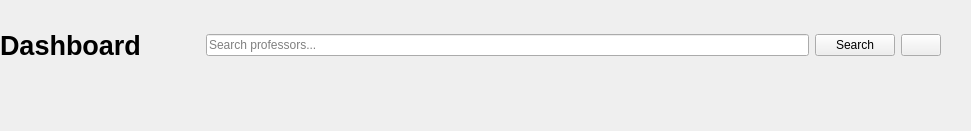
      <widget class="QWidget" name="widget_header" native="true">
       <property name="geometry">
        <rect>
         <x>0</x>
         <y>0</y>
         <width>971</width>
         <height>131</height>
        </rect>
       </property>
       <widget class="QWidget" name="layoutWidget">
        <property name="geometry">
         <rect>
          <x>0</x>
          <y>0</y>
          <width>941</width>
          <height>90</height>
         </rect>
        </property>
        <layout class="QHBoxLayout" name="horizontalLayout_7">
         <item>
          <widget class="QLabel" name="lbl_page_title">
           <property name="minimumSize">
            <size>
             <width>200</width>
             <height>0</height>
            </size>
           </property>
           <property name="font">
            <font>
             <pointsize>20</pointsize>
             <bold>true</bold>
            </font>
           </property>
           <property name="text">
            <string>Dashboard</string>
           </property>
           <property name="alignment">
            <set>Qt::AlignmentFlag::AlignVCenter</set>
           </property>
          </widget>
         </item>
         <item>
          <widget class="QLineEdit" name="lineEdit">
           <property name="placeholderText">
            <string>Search professors...</string>
           </property>
          </widget>
         </item>
         <item>
          <widget class="QPushButton" name="btn_search_professor">
           <property name="styleSheet">
            <string notr="true"/>
           </property>
           <property name="text">
            <string>Search</string>
           </property>
          </widget>
         </item>
         <item>
          <widget class="QPushButton" name="btn_notification">
           <property name="text">
            <string/>
           </property>
           <property name="icon">
            <iconset resource="resources.qrc">
             <normaloff>:/images/images/notif_no.png</normaloff>:/images/images/notif_no.png</iconset>
           </property>
           <property name="iconSize">
            <size>
             <width>80</width>
             <height>80</height>
            </size>
           </property>
          </widget>
         </item>
        </layout>
       </widget>
      </widget>
